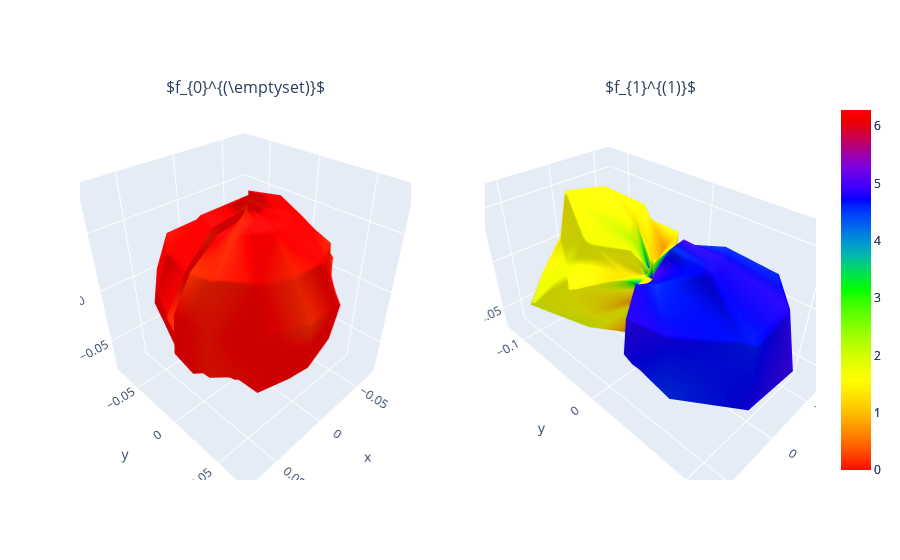

The notebook cell saved with this chart:
### Code cell
# target matrix 
Ut = U3Gate(theta=pi/2, phi=0, lam=0).to_matrix()
WQPT1Q.WQPT_1Q_runner(res_theta, circuits=circ_u, device=simulator, shots=100, inter=1, Ut=Ut)
